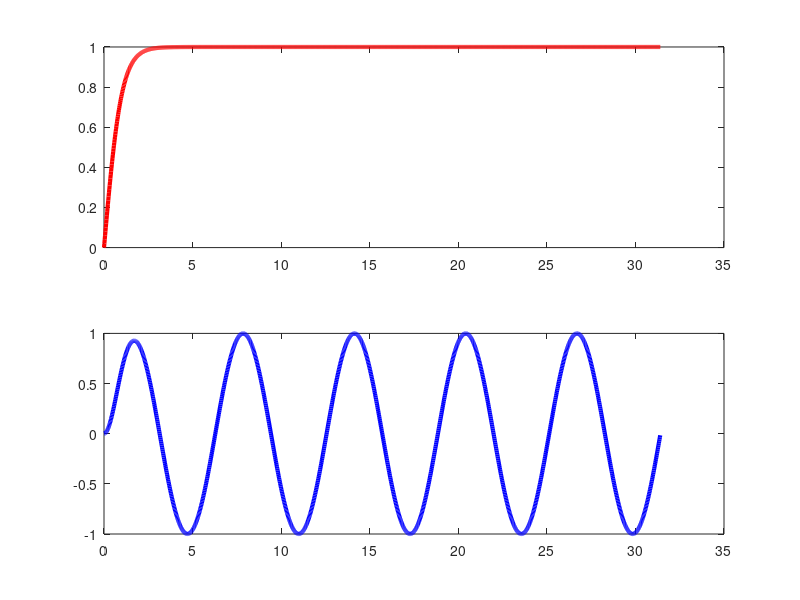

The MATLAB script that drew this image:
x=[0:0.02:10*pi];
y=tanh(x);
w=sin(x).*y
subplot(2,1,1)
plot(x,y,"r-","LineWidth",3);
subplot(2,1,2)
plot(x,w,"b-","LineWidth",3);